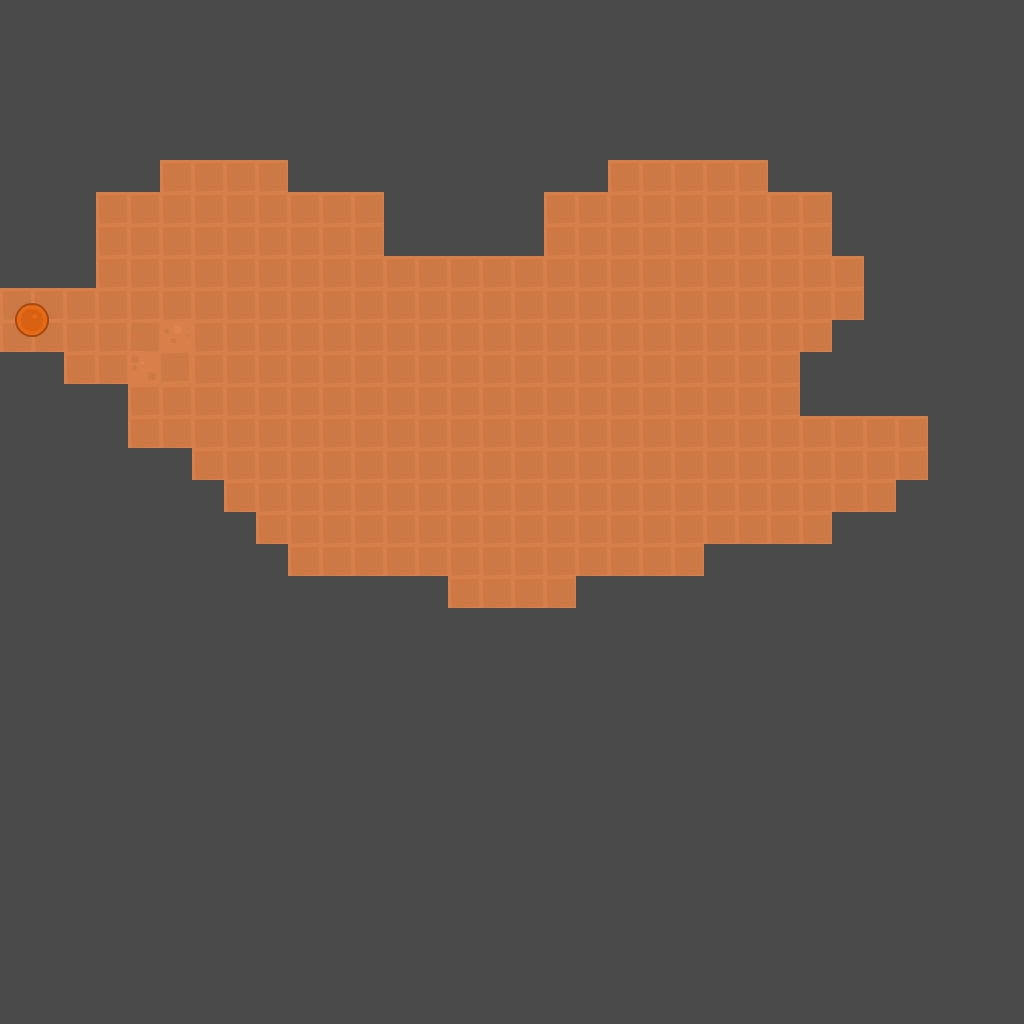

The image is a tile-based game level rendered from a .tmx file. Its description and complete source (layers, tilesets, objects, tile grids) follow:
An orthogonal 32x32 tile map with 32x32 px tiles, 2 tile layers (Ground, Starposition) and 1 object.

<map version="1.0" orientation="orthogonal" renderorder="right-down" width="32" height="32" tilewidth="32" tileheight="32" nextobjectid="1">
 <tileset firstgid="1" name="tilesheet_complete_2" tilewidth="64" tileheight="64" tilecount="540" columns="27">
  <image source="Topdown Shooter/Tilesheet/tilesheet_complete_2.png" width="1728" height="1280" />
  <tile id="131">
   <objectgroup draworder="index" />
  </tile>
  <tile id="132">
   <objectgroup draworder="index" />
  </tile>
  <tile id="315">
   <properties>
    <property name="map_id" value="Map1" />
    <property name="map_x" type="int" value="14" />
    <property name="map_y" type="int" value="7" />
    <property name="type" value="teleporter" />
   </properties>
   <objectgroup draworder="index">
    <object id="0" x="0" y="0" width="64" height="64" />
   </objectgroup>
  </tile>
 </tileset>
 <layer name="Ground" width="32" height="32">
  <data encoding="csv">
340,340,340,340,340,340,340,340,340,340,340,340,340,340,340,340,340,340,340,340,340,340,340,340,340,340,340,340,340,340,340,340,
340,340,340,340,340,340,340,340,340,340,340,340,340,340,340,340,340,340,340,340,340,340,340,340,340,340,340,340,340,340,340,340,
340,340,340,340,340,340,340,340,340,340,340,340,340,340,340,340,340,340,340,340,340,340,340,340,340,340,340,340,340,340,340,340,
340,340,340,340,340,340,340,340,340,340,340,340,340,340,340,340,340,340,340,340,340,340,340,340,340,340,340,340,340,340,340,340,
340,340,340,340,340,340,340,340,340,0,0,0,0,0,0,0,0,0,0,0,0,0,0,0,0,0,0,340,340,340,340,340,
340,340,340,340,340,340,340,340,340,340,340,340,340,340,340,340,340,340,340,340,340,340,340,340,340,340,340,340,340,340,340,340,
340,340,340,340,340,13,13,13,13,13,13,13,13,13,13,13,13,13,13,13,13,13,13,13,13,13,13,340,340,340,340,340,
340,340,340,13,13,13,13,13,13,13,13,13,13,13,13,13,13,13,13,13,13,13,13,13,13,13,13,13,13,340,340,340,
340,340,13,13,13,13,13,13,13,13,13,13,13,13,13,13,13,13,13,13,13,13,13,13,13,13,13,13,13,340,340,340,
13,13,13,13,13,13,13,13,13,13,13,13,13,13,13,13,13,13,13,13,13,13,13,13,13,13,13,13,13,340,340,0,
13,13,13,13,13,13,13,13,13,13,13,13,13,13,13,13,13,13,13,13,13,13,13,13,13,13,13,13,13,340,340,0,
13,13,13,13,13,13,13,13,13,13,13,13,13,13,13,13,13,13,13,13,13,13,13,13,13,13,13,13,340,340,340,0,
13,13,13,13,316,13,13,13,13,13,13,13,13,13,13,13,13,13,13,13,13,13,13,13,13,13,13,13,340,340,340,0,
13,13,13,13,13,13,13,13,13,13,13,13,13,13,13,13,13,13,13,13,13,13,13,13,13,13,13,13,340,340,340,340,
13,13,13,13,13,13,13,13,13,13,13,13,13,13,13,13,13,13,13,13,13,13,13,13,13,13,13,13,13,340,0,340,
13,13,13,13,13,13,13,13,13,13,13,13,13,13,13,13,13,13,13,13,13,13,13,13,13,13,13,13,13,340,0,340,
13,13,13,13,13,13,13,13,13,13,13,13,13,13,13,13,13,13,13,13,13,13,13,13,13,13,13,13,340,340,340,340,
340,13,13,13,13,13,13,13,13,13,13,13,13,13,13,13,13,13,13,13,13,13,13,13,13,13,340,340,340,340,340,340,
340,340,13,13,13,13,13,13,13,13,13,13,13,13,13,13,13,13,13,13,13,13,340,340,340,340,340,340,340,340,340,340,
0,340,340,340,340,340,340,340,340,340,340,340,340,340,13,13,13,13,340,340,340,340,340,340,340,340,340,340,340,340,340,340,
340,0,0,0,0,0,0,0,0,0,0,0,0,0,340,340,340,340,340,340,340,340,0,0,340,340,340,340,340,340,340,340,
340,340,340,340,340,340,340,340,340,340,340,340,340,340,340,340,340,340,340,340,340,340,340,340,340,340,340,340,340,340,340,340,
340,340,340,340,340,340,340,340,340,340,340,340,340,340,340,340,340,340,340,340,340,340,340,340,340,340,340,340,340,340,340,340,
340,340,340,340,340,340,340,340,340,340,340,340,340,340,340,340,340,340,340,340,340,340,340,340,340,340,340,340,340,340,340,340,
340,340,340,340,340,340,340,340,340,340,340,340,340,340,340,340,340,340,340,340,340,340,340,340,340,340,340,340,340,340,340,340,
340,340,340,340,340,340,340,340,340,340,340,340,340,340,340,340,340,340,340,340,340,340,340,340,340,340,340,340,340,340,340,340,
340,340,340,340,340,340,340,340,340,340,340,340,340,340,340,340,340,340,340,340,340,340,340,340,340,340,340,340,340,340,340,340,
340,340,340,340,340,340,340,340,340,340,340,340,340,340,340,340,340,340,340,340,340,340,340,340,340,340,340,340,340,340,340,340,
340,340,340,340,340,340,340,340,340,340,340,340,340,340,340,340,340,340,340,340,340,340,340,340,340,340,340,340,340,340,340,340,
340,340,340,340,340,340,340,340,340,340,340,340,340,340,340,340,340,340,340,340,340,340,340,340,340,340,340,340,340,340,340,340,
340,340,340,340,340,340,340,340,340,340,340,340,340,340,340,340,340,340,340,340,340,340,340,340,340,340,340,340,340,340,340,340,
340,340,340,340,340,340,340,340,340,340,340,340,340,340,340,340,340,340,340,340,340,340,340,340,340,340,340,340,340,340,340,340
</data>
 </layer>
 <layer name="Starposition" width="32" height="32">
  <data encoding="csv">
0,0,0,0,0,0,0,0,0,0,0,0,0,0,0,0,0,0,0,0,0,0,0,0,0,0,0,0,0,0,0,0,
0,0,0,0,0,0,0,0,0,0,0,0,0,0,0,0,0,0,0,0,0,0,0,0,0,0,0,0,0,0,0,0,
0,0,0,0,0,340,340,340,340,0,0,0,0,0,0,0,0,0,0,0,0,0,0,0,0,0,0,0,0,0,0,0,
0,0,0,0,0,340,0,340,340,340,0,0,0,340,340,340,340,340,340,340,0,0,0,0,0,0,0,0,0,0,0,0,
0,0,0,0,0,340,340,340,340,340,340,340,340,340,340,340,340,340,340,340,340,340,340,340,340,0,0,0,0,0,0,0,
0,0,0,0,0,0,0,0,0,340,340,340,340,340,340,340,340,340,0,0,0,0,0,0,340,340,0,0,0,0,0,0,
0,0,0,0,0,0,0,0,0,0,0,0,340,340,340,340,0,0,0,0,0,0,0,0,0,0,340,0,0,0,0,0,
340,340,0,0,0,0,0,0,0,0,0,0,340,340,340,340,0,0,0,0,0,0,0,0,0,0,340,340,0,0,0,0,
340,340,0,0,0,0,0,0,0,0,0,0,0,0,0,0,0,0,0,0,0,0,0,0,0,0,0,340,0,0,0,0,
0,0,0,0,0,0,0,0,0,0,0,0,0,0,0,0,0,0,0,0,0,0,0,0,0,0,0,340,0,0,0,340,
316,0,0,0,0,0,0,0,0,0,0,0,0,0,0,0,0,0,0,0,0,0,0,0,0,0,0,340,0,0,0,340,
0,0,0,0,14,0,0,0,0,0,0,0,0,0,0,0,0,0,0,0,0,0,0,0,0,0,340,340,0,0,0,340,
340,0,0,0,0,0,0,0,0,0,0,0,0,0,0,0,0,0,0,0,0,0,0,0,0,340,340,0,0,0,0,340,
340,340,340,0,0,0,0,0,0,0,0,0,0,0,0,0,0,0,0,0,0,0,0,0,0,0,0,0,0,0,0,0,
340,340,0,0,0,0,0,0,0,0,0,0,0,0,0,0,0,0,0,0,0,0,0,0,0,0,0,0,0,0,0,0,
340,340,340,0,340,0,0,0,0,0,0,0,0,0,0,0,0,0,0,0,0,0,0,0,0,0,0,0,0,0,0,0,
340,340,340,0,340,340,0,0,0,0,0,0,0,0,0,0,0,0,0,0,0,0,0,0,0,0,0,0,0,0,0,0,
340,340,340,0,340,340,340,0,0,0,0,0,0,0,0,0,0,0,0,0,0,0,0,0,0,0,0,0,0,0,0,0,
0,0,340,0,0,0,340,340,0,0,0,0,0,0,0,0,0,0,0,0,0,0,0,0,0,0,0,0,0,0,0,0,
0,0,0,0,0,0,0,340,340,0,0,0,0,0,0,0,0,0,0,0,0,0,0,0,0,0,0,0,0,0,0,0,
0,0,0,0,0,0,0,0,340,340,0,0,0,0,0,0,0,0,0,0,0,0,0,0,0,0,0,0,0,0,0,0,
0,0,0,0,0,0,0,0,0,340,340,0,0,0,0,0,0,0,0,0,0,0,0,0,0,0,0,0,0,0,0,0,
0,0,0,0,0,0,0,0,0,0,340,0,0,0,0,0,0,0,0,0,0,0,0,0,0,0,0,0,0,0,0,0,
0,0,0,0,0,0,0,0,0,0,0,0,0,0,0,0,0,0,0,0,0,0,0,0,0,0,0,0,0,0,0,0,
0,0,0,0,0,0,0,0,0,0,0,0,0,0,0,0,0,0,0,0,0,0,0,0,0,0,0,0,0,0,0,0,
0,0,0,0,0,0,0,0,0,0,0,0,0,0,0,0,0,0,0,0,0,0,0,0,0,0,0,0,0,0,0,0,
0,0,0,0,0,0,0,0,0,0,0,0,0,0,0,0,0,0,0,0,0,0,0,0,0,0,0,0,0,0,0,0,
0,0,0,0,0,0,0,0,0,0,0,0,0,0,0,0,0,0,0,0,0,0,0,0,0,0,0,0,0,0,0,0,
0,0,0,0,0,0,0,0,0,0,0,0,0,0,0,0,0,0,0,0,0,0,0,0,0,0,0,0,0,0,0,0,
0,0,0,0,0,0,0,0,0,0,0,0,0,0,0,0,0,0,0,0,0,0,0,0,0,0,0,0,0,0,0,0,
0,0,0,0,0,0,0,0,0,0,0,0,0,0,0,0,0,0,0,0,0,0,0,0,0,0,0,0,0,0,0,0,
0,0,0,0,0,0,0,0,0,0,0,0,0,0,0,0,0,0,0,0,0,0,0,0,0,0,0,0,0,0,0,0
</data>
 </layer>
</map>
